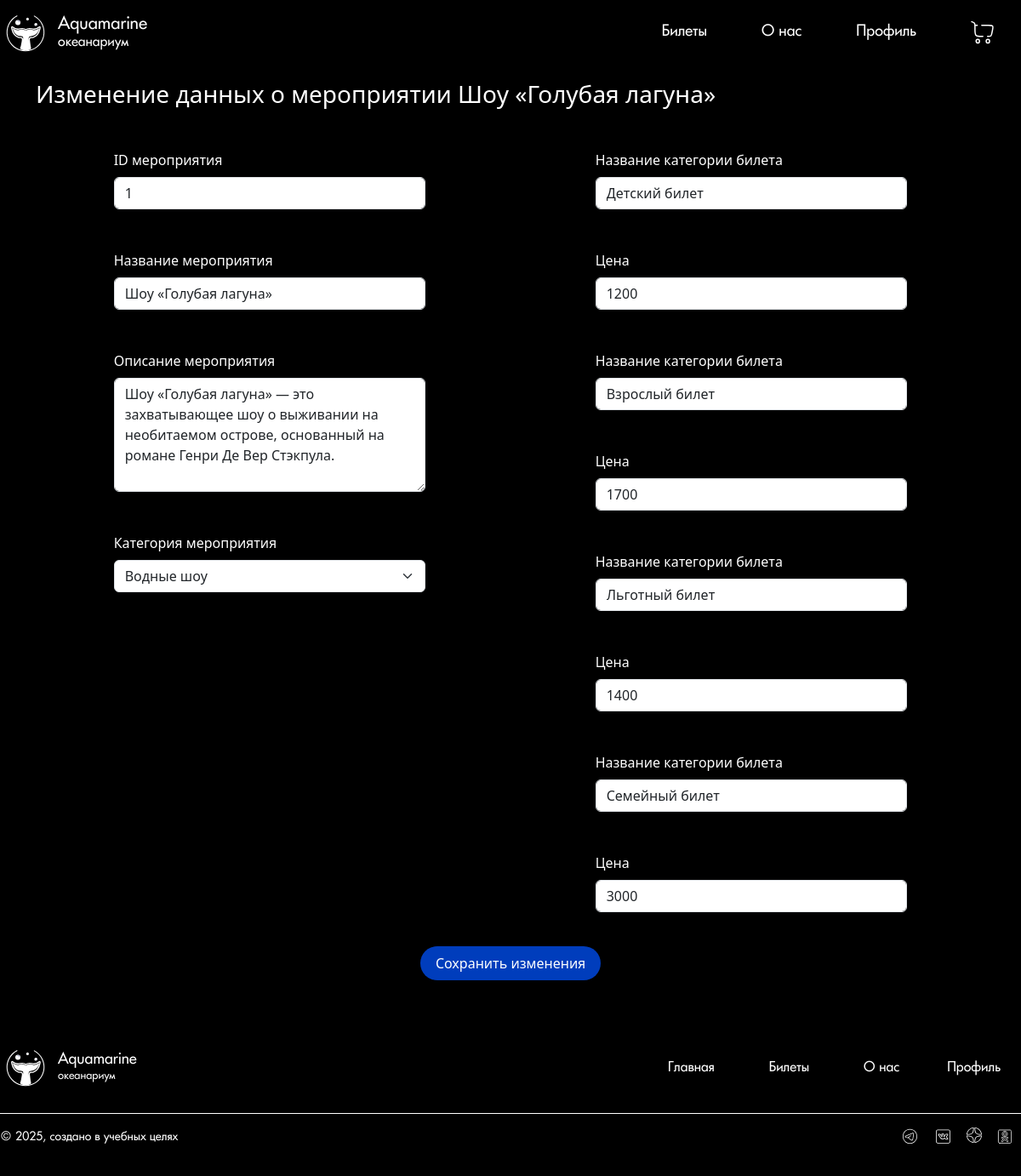
Page /php/pages/redactTicket.php?id=1 on the committed database.
### tables this page shows
CREATE TABLE `event_cost` (
  `idEventCost` int(11) NOT NULL,
  `idEvent` int(11) NOT NULL,
  `idTicketType` int(11) NOT NULL,
  `cost` int(11) NOT NULL
);

CREATE TABLE `category_ticket` (
  `idCategory` int(11) NOT NULL,
  `nameCategory` varchar(50) NOT NULL,
  `descCategory` varchar(255) NOT NULL,
  `imgCategory` varchar(255) NOT NULL
);

### php/pages/redactTicket.php (the view, shortened to what this page needs)
<!DOCTYPE html>
<html lang="en">
<head>
    <link rel="stylesheet" href="https://cdn.jsdelivr.net/npm/swiper@8/swiper-bundle.min.css">
    <link rel="stylesheet" href="/bootstrap-5.3.3-dist/css/bootstrap.min.css">
    <link rel="stylesheet" href="/style/redactTicket.css">
    <link rel="stylesheet" href="/style/headerAndFooter.css">
    <link rel="stylesheet" href="/style/reset.css">
    <link rel="stylesheet" href="/style/mainStyle.css">
</head>
<body>
    <?php
    $root = $_SERVER['DOCUMENT_ROOT'];
    include "$root/php/pages/header.php"
        ?>
    <main>
        <?php
        $idTicket = $_GET['id'];
        $link = new mysqli("localhost", "root", "", "aquarium");
        $query = "SELECT DISTINCT event_cost.idEvent, events.descriptionEvent, events.nameEvent, category_event.nameCategory FROM event_cost
            -- JOIN category_ticket ON event_cost.idTicketType = category_ticket.idCategory
            JOIN events ON event_cost.idEvent = events.idEvent
            JOIN category_event ON events.idCategory = category_event.idCategory
            WHERE event_cost.idEvent = $idTicket";
        $res = mysqli_query($link, $query);
        $ticket = $res->fetch_assoc();
        ?>
        <div class="container mt-4 mb-5">
            <form action="/php/actions/redact.php" method="post" class="row g-3 needs-validation" novalidate>
                <h3>Изменение данных о мероприятии <?= $ticket['nameEvent'] ?></h3>
                <div class="col-12 col-md-6 d-flex flex-column align-items-center">
                    <div class="col-8 my-4">
                        <label for="validationCustom01" class="form-label">ID мероприятия</label>
                        <input type="text" class="form-control" id="validationCustom01"
                            value="<?= $ticket['idEvent'] ?>" name="idEvent" readonly>
                    </div>
                    <div class="col-8 my-4">
                        <label for="validationCustom02" class="form-label">Название мероприятия</label>
                        <input type="text" class="form-control" id="validationCustom02"
                            value="<?= $ticket['nameEvent'] ?> " minlength="5" maxlength="50" name="nameEvent" required>
                    </div>
                    <div class="col-8 my-4">
                        <label for="validationCustom03" class="form-label">Описание мероприятия</label>
                        <textarea class="form-control" id="validationCustom03" rows="5"
                            name="descEvent" minlength="30"
                            maxlength="150" required><?= $ticket['descriptionEvent'] ?></textarea>
                    </div>
                    <div class="col-8 my-4">
                        <label for="validationCustom04" class="form-label">Категория мероприятия</label>
                        <select class="form-select" id="validationCustom04" name="categoryEvent">
                            <option value="1" <?php if ($ticket['nameCategory'] == 'Водные шоу')
                                echo "selected" ?>>Водные
                                    шоу</option>
                            </select>
                        </div>
                    </div>
                    <div class="col-12 col-md-6 d-flex flex-column align-items-center">
                        <?php
                            $query = "SELECT category_ticket.idCategory, category_ticket.nameCategory, event_cost.cost
                            FROM category_ticket
                            JOIN event_cost ON category_ticket.idCategory = event_cost.idTicketType
                            WHERE event_cost.idEvent = $idTicket
                            ";
                            $result = mysqli_query($link, $query);
                            ?>
                    <?php
                    while ($costTicket = $result->fetch_assoc()):
                        ?>
                        <div class="col-8 my-4">
                            <label for="validationCustom05" class="form-label">Название категории билета</label>
                            <input type="text" class="form-control" id="validationCustom05"
                                value="<?= $costTicket['nameCategory'] ?>" name="nameCategory[]" readonly>
                        </div>
                        <div class="col-8 my-4">
                            <label for="validationCustom06" class="form-label">Цена</label>
                            <input type="number" class="form-control" id="validationCustom06"
                                value="<?= intval($costTicket['cost']) ?>" name="cost[]" min="300" max="10000" step="100">
                        </div>
                    <?php endwhile; ?>
                </div>
                <div class="col-12 text-center">
                    <button class="btn btns-ticket btn-save" type="submit">Сохранить изменения</button>
                </div>
            </form>
        </div>
    </main>
    <?php
    $root = $_SERVER['DOCUMENT_ROOT'];
    include "$root/php/pages/footer.php"
        ?>
</body>
</html>

### style/redactTicket.css (style rules this page uses)
html, body { height: 100%; }
body { display: flex; flex-direction: column; min-height: 100vh; background-color: #000; color: #FFFFFF; }
main { flex: 1; margin-top: 70px; }
.btn-save { background-color: rgb(0, 61, 188); color: #FFFFFF; border: none; border-radius: 30px; font-size: clamp(12px, 2vw, 16px); padding: 8px 18px; }

### style/headerAndFooter.css (style rules this page uses)
html, body { height: 100%; }
body { display: flex; flex-direction: column; min-height: 100vh; background-color: #000; color: #FFFFFF; }
main { flex: 1; margin-top: 70px; }

### style/mainStyle.css (style rules this page uses)
html, body { height: 100%; }
body { display: flex; flex-direction: column; min-height: 100vh; background-color: #000; color: #FFFFFF; }
main { flex: 1; margin-top: 70px; }

### rows in the picture
event_cost: idTicketType.nameCategory "Детский билет", cost "1200"
event_cost: idTicketType.nameCategory "Взрослый билет", cost "1700"
event_cost: idTicketType.nameCategory "Льготный билет", cost "1400"
event_cost: idTicketType.nameCategory "Семейный билет", cost "3000"

### other values in the picture
$ticket['nameEvent'] "Шоу «Голубая лагуна»"
